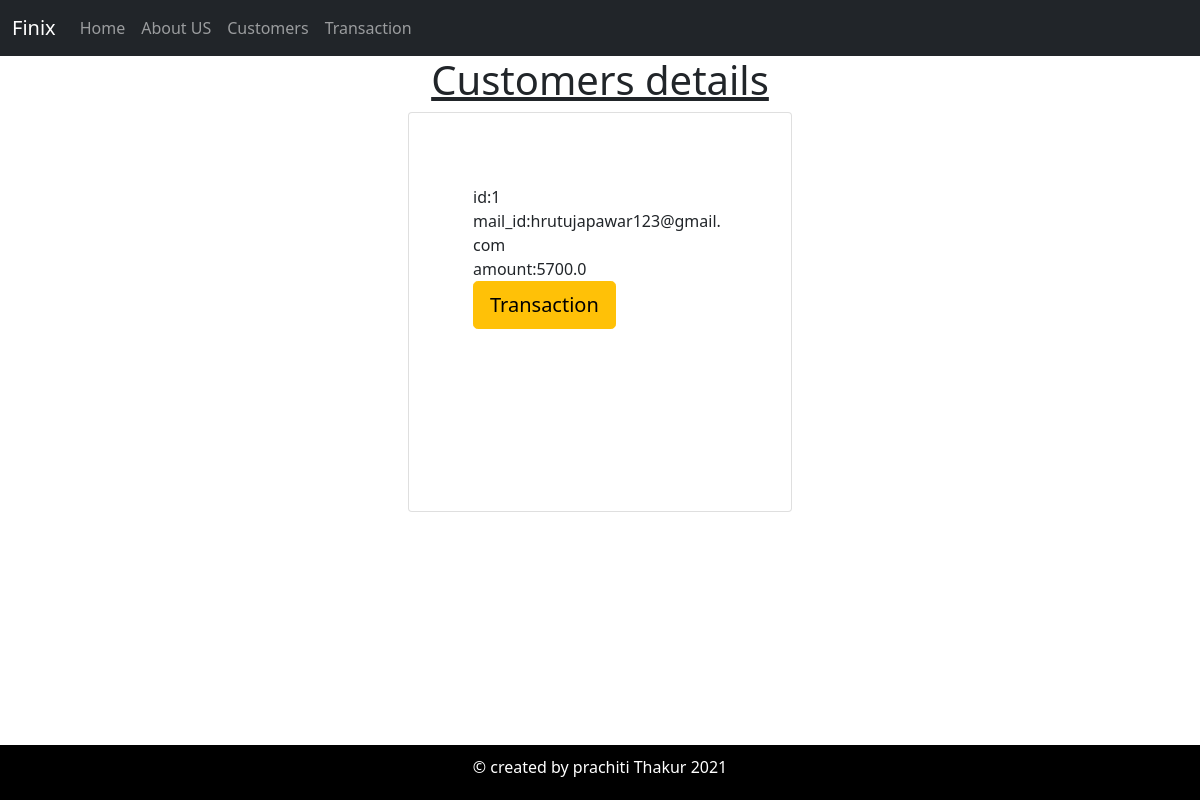
The page /details/1 on the database its author committed.
### BankApp/models.py (models this page shows)
class Customer(models.Model):
    mail_id=models.EmailField(max_length = 254)
    amount=models.FloatField(default=500)
    class meta:
        db_table="Customer"

### BankApp/views.py (the view)
# urls.py: path('details/<cid>',views.details),
def details(request,cid):
    sender=Customer.objects.get(id=cid)
    return render(request,"details.html",{"sender":sender})

### BankApp/templates/details.html (shortened to what this page needs)
{%extends "master.html"%}
{%block content%}
<center>
    <div class="container">
      <h1 style="text-decoration: underline;">Customers details</h1>
    </div>
</center>
<div class="row">
<div class="col-4"></div>
<div class="col-4">
    <div class="card p-5" style="height: 50vh;">
        <div class="card-body">
            <div class="card-text">
                <div>id:{{sender.id}}</div>
                <div>mail_id:{{sender.mail_id}}</div>
                <div>amount:{{sender.amount}}</div>
                <div><button type="button" class="btn btn-warning btn-lg"><a href="/transaction_two/{{sender.id}}" style="color:black;text-decoration:none">Transaction</a></button></div>
            </div>
        </div>
    </div>
</div>
<div class="col-4"></div>
</div>
{%endblock%}

### BankApp/templates/master.html (style rules this page uses)
body { margin-bottom:75px; }

### rows shown on the page
Customer: id "1", mail_id "hrutujapawar123@gmail.com", amount "5700.0"
